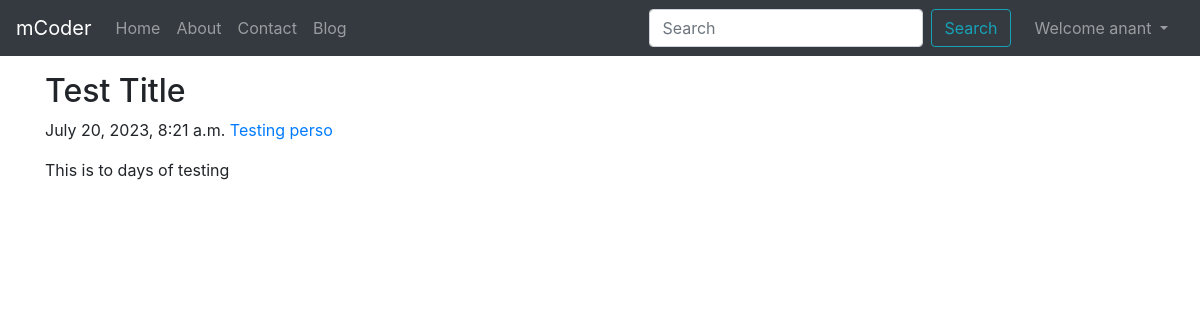
Page /blog/test (signed in) on the committed database.
### blog/models.py (models this page shows, shortened)
class Post(models.Model):
    sno = models.AutoField(primary_key=True)
    title = models.CharField(max_length=80)
    author = models.CharField(max_length=50)
    content = models.TextField()
    slug = models.CharField(max_length=130)
    timestamp = models.DateTimeField(blank=True)

### blog/views.py (the view)
# urls.py: path('<str:slug>',views.blogPost, name = 'blogPost'),
def blogPost(request,slug):
    post = Post.objects.filter(slug = slug).first()
    context = {"post":post}
    return render(request,'blog/blogPost.html',context)

### templates/blog/blogPost.html (shortened to what this page needs)
{% extends "base.html" %}
{% block body %}
<div class= "container my-3">
  <article class="blog-post">
    <h2 class="blog-post-title">{{post.title}}</h2>
    <p class="blog-post-meta">{{post.timestamp}} <a href="/about">{{post.author}}</a></p>
    <p >{{post.content}}</p>
    <br>
  </article>
</div>
{% endblock body %}

### templates/base.html (shortened to what this page needs)
<!doctype html>
<html lang="en">
<head>
  <link rel="stylesheet" href="https://cdn.jsdelivr.net/npm/bootstrap@4.3.1/dist/css/bootstrap.min.css"
>
</head>
<body>
  <nav class="navbar navbar-expand-lg navbar-dark bg-dark">
    <a class="navbar-brand" href="/">mCoder</a>
    <div class="collapse navbar-collapse" id="navbarSupportedContent">
      <ul class="navbar-nav mr-auto">
        <li class="nav-item {% block homeActive %}{% endblock homeActive %}">
          <a class="nav-link" href="/">Home <span class="sr-only">(current)</span></a>
        </li>
        <li class="nav-item {% block aboutActive %}{% endblock aboutActive %}">
          <a class="nav-link" href="/about">About <span class="sr-only">(current)</span></a>
        </li>
        <li class="nav-item {% block contactActive %}{% endblock contactActive %}">
          <a class="nav-link" href="/contact">Contact <span class="sr-only">(current)</span></a>
        </li>
        <li class="nav-item {% block blogActive %}{% endblock blogActive %}">
          <a class="nav-link" href="/blog">Blog <span class="sr-only">(current)</span></a>
        </li>
      </ul>
      <form method="get" action="/search" class="form-inline my-2 my-lg-0 mx-3">
        <input class="form-control mr-sm-2" type="search" name="query" id="query" placeholder="Search"
          aria-label="Search">
        <button class="btn btn-outline-info my-2 my-sm-0" type="submit">Search</button>
      </form>
      {% if user.is_authenticated %}
      <ul class="navbar-nav mr-2">
        <li class="nav-item dropdown">
          <a class="nav-link dropdown-toggle" href="#" id="navbarDropdown" role="button" data-toggle="dropdown" aria-haspopup="true" aria-expanded="false">
            Welcome {{request.user}}
          </a>
        </li>
      </ul>
      {% endif %}
    </div>
  </nav>
  {% block body %}{% endblock body %}
</body>
</html>

### rows in the picture
Post: title "Test Title", timestamp "July 20, 2023, 8:21 a.m.", author "Testing perso", content "This is to days of testing"

### other values in the picture
{{ request.user }} "anant"
